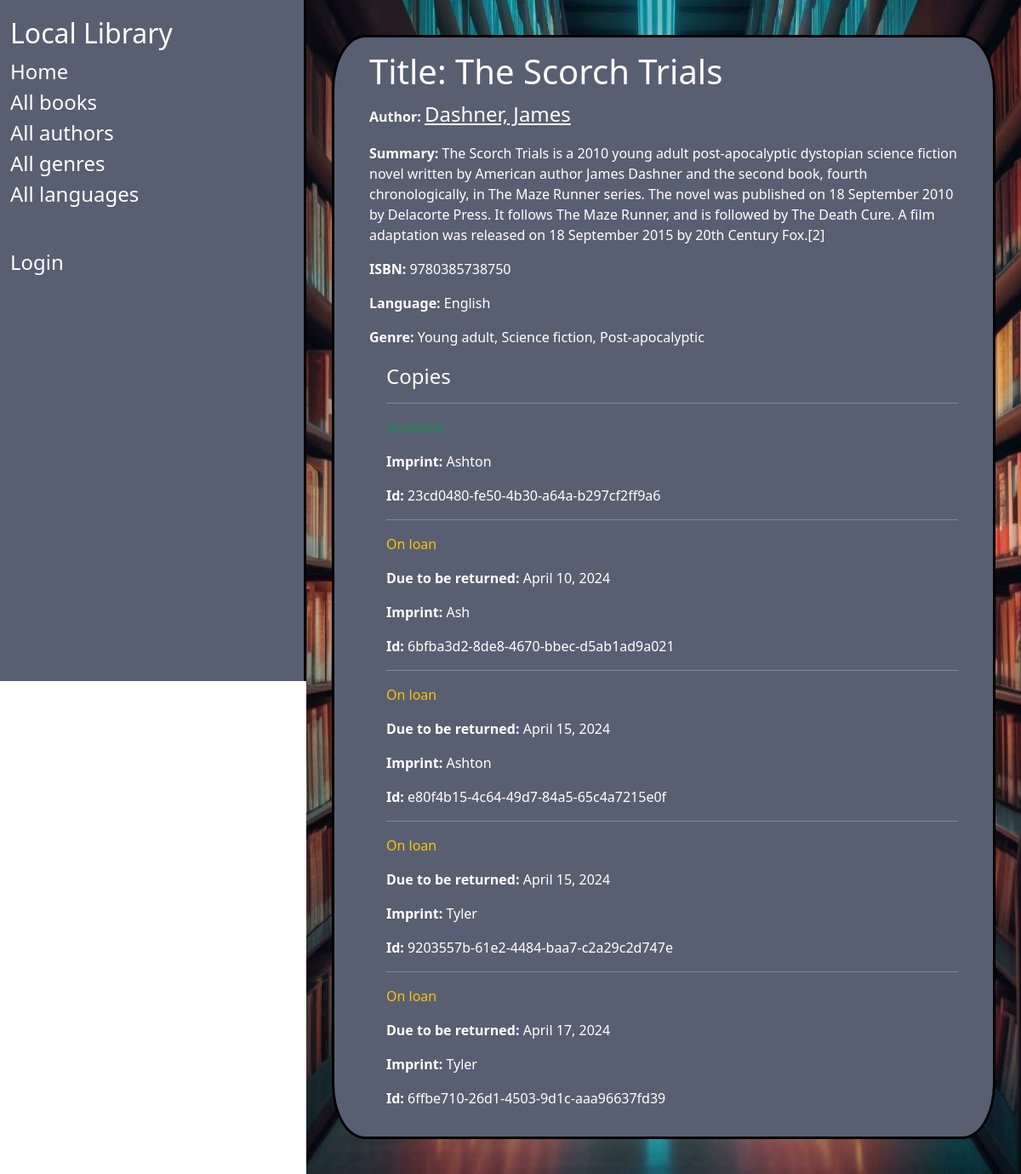
/catalog/book/2, run on an earlier commit of the app's database.
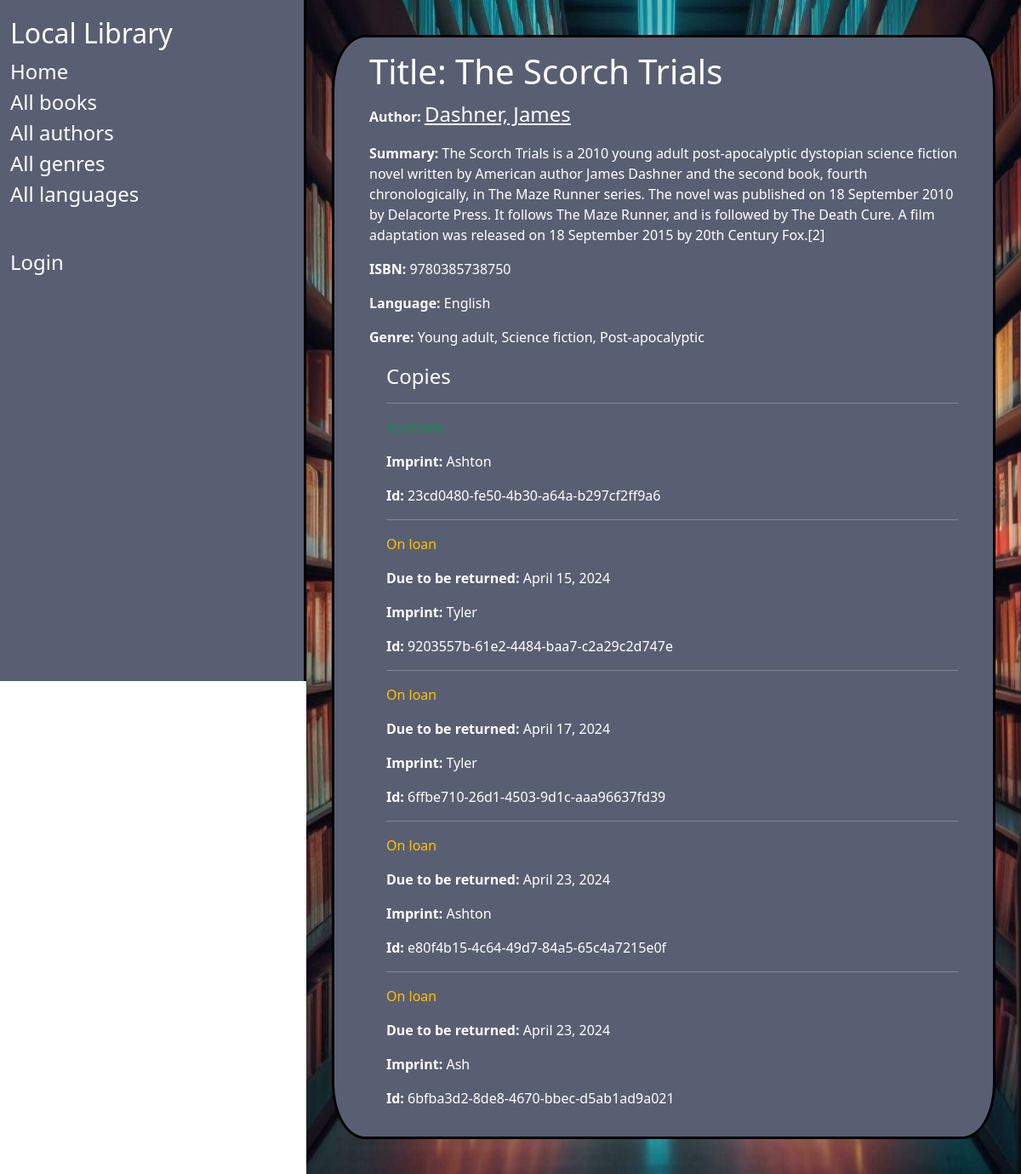
And on a later commit of the database.
### catalog/models.py (models this page shows, shortened)
class BookInstance(models.Model):
    id = models.UUIDField(primary_key=True, default=uuid.uuid4,
                          help_text="Unique ID for this particular book across whole library")
    book = models.ForeignKey('Book', on_delete=models.RESTRICT, null=True)
    imprint = models.CharField(max_length=200)
    due_back = models.DateField(null=True, blank=True)
    borrower = models.ForeignKey(settings.AUTH_USER_MODEL, on_delete=models.SET_NULL, null=True, blank=True)
    LOAN_STATUS = (
        ('m', 'Maintenance'),
        ('o', 'On loan'),
        ('a', 'Available'),
        ('r', 'Reserved'),
    )
    status = models.CharField(
        max_length=1,
        choices=LOAN_STATUS,
        blank=True,
        default='m',
        help_text='Book availability',
    )
    class Meta:
        ordering = ['due_back']
        permissions = (("can_mark_returned", "Set book as returned"),)

### catalog/views.py (the view)
# urls.py: path('book/<int:pk>', views.BookDetailView.as_view(), name='book-detail'),
class BookDetailView(generic.DetailView):
    model = Book

### catalog/models.py (called while the page is built)
    def __str__(self):
        return self.name

    def __str__(self):
        return self.name

    def get_absolute_url(self):
        return reverse('author-detail', args=[str(self.id)])

    def __str__(self):
        return f'{self.last_name}, {self.first_name}'

### catalog/templates/catalog/book_detail.html (shortened to what this page needs)
{% extends "base_generic.html" %}
{% block content %}
  <h1>Title: {{ book.title }}</h1>
  <p><strong>Author:</strong> <a href="{{ book.author.get_absolute_url }}">{{ book.author }}</a></p>
  <p><strong>Summary:</strong> {{ book.summary }}</p>
  <p><strong>ISBN:</strong> {{ book.isbn }}</p>
  <p><strong>Language:</strong> {{ book.language }}</p>
  <p><strong>Genre:</strong> {{ book.genre.all|join:", " }}</p>
  <div style="margin-left:20px;margin-top:20px;height:fit-content">
    <h4>Copies</h4>
    {% for copy in book.bookinstance_set.all %}
      <hr />
      <p
        class="{% if copy.status == 'a' %}text-success{% elif copy.status == 'm' %}text-danger{% else %}text-warning{% endif %}">
        {{ copy.get_status_display }}
      </p>
      {% if copy.status != 'a' %}
        <p><strong>Due to be returned:</strong> {{ copy.due_back }}</p>
      {% endif %}
      <p><strong>Imprint:</strong> {{ copy.imprint }}</p>
      <p><strong>Id:</strong> {{ copy.id }}</p>
    {% endfor %}
  </div>
{% endblock %}
{% block sidebar %}
  {{ block.super }}
{% endblock %}

What changed in the data, as far as the page shows it:
changed BookInstance (number 4 of 5 on the later page): due_back "April 15, 2024" → "April 23, 2024"; moves down the list
changed BookInstance "Ash": due_back "April 10, 2024" → "April 23, 2024"; moves down the list
